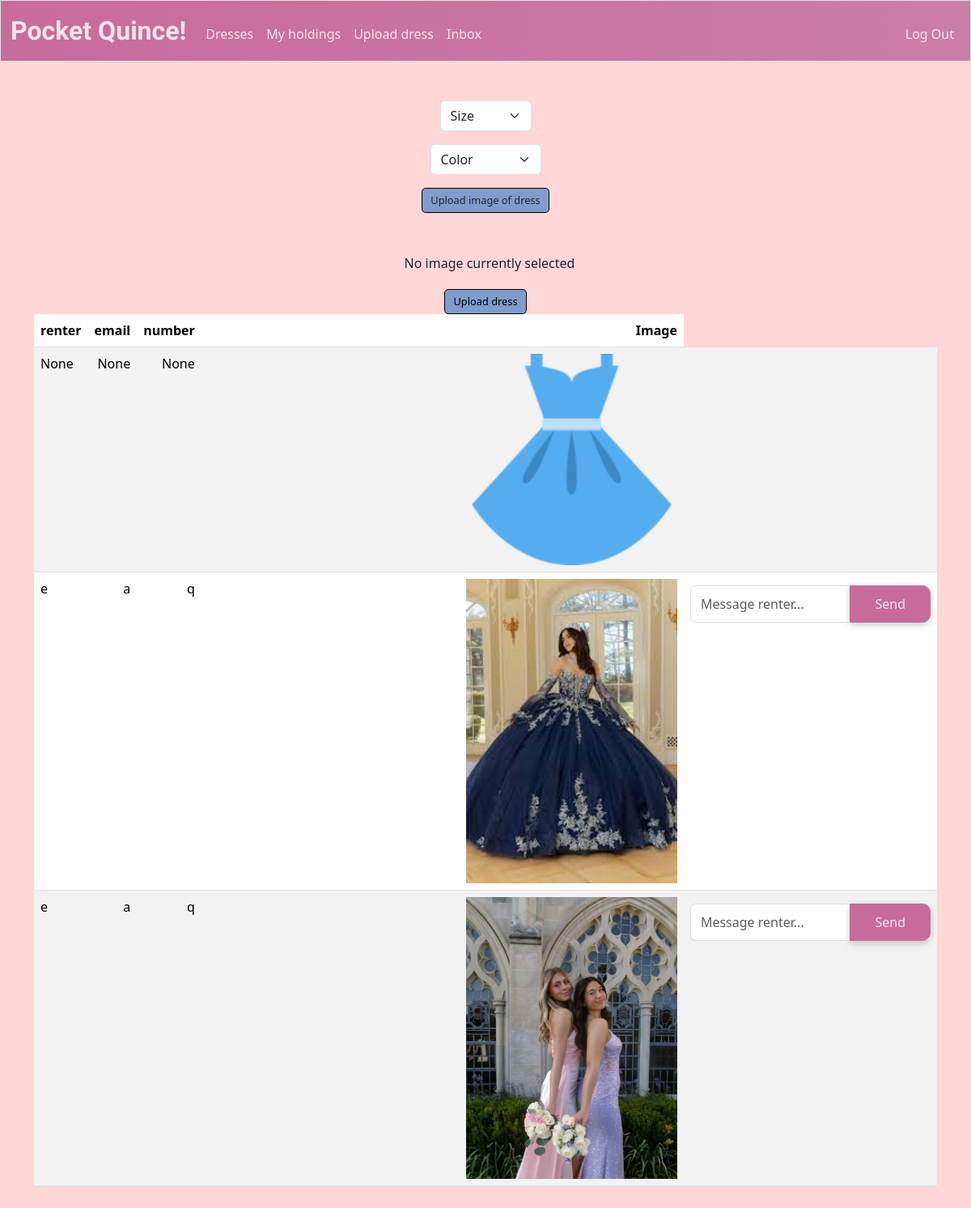
Page /upload (signed in) on the committed database.
### tables this page shows
CREATE TABLE dresses (
    id INTEGER PRIMARY KEY AUTOINCREMENT,
    size TEXT NOT NULL,
    color TEXT NOT NULL,
    owner INTEGER NOT NULL,
    image_url TEXT,
    time_posted TEXT NOT NULL DEFAULT CURRENT_TIMESTAMP,
    FOREIGN KEY (owner) REFERENCES users(id)
);

### app.py (the view)
@app.route("/upload", methods=["GET", "POST"])
@login_required
def upload():
    if request.method == "POST":
        db = get_db()
        size = request.form.get("size")
        if not size:
            return apology("Must input size")
        color = request.form.get("color")
        if not color:
            return apology("Must input color")
        image = request.files.get("dressImage")
        if not image:
            return apology("Must upload dress image")
        cur = db.execute(
            "INSERT INTO dresses (size, color, owner) VALUES (?,?,?)",
            (size, color, session["user_id"]),
        )
        db.commit()
        dress_id = cur.lastrowid
        root, ext = os.path.splitext(secure_filename(image.filename))
        filename = f"{dress_id}{ext}"
        filepath = os.path.join(app.config["UPLOAD_FOLDER"], filename)
        image.save(filepath)
        image_url = url_for("static", filename=f"uploads/{filename}")
        db.execute(
            "UPDATE dresses SET image_url = ? WHERE id = ?",
            (image_url, dress_id),
        )
        db.commit()
        return render_template("test.html", image_url=image_url)# test displaying the image
    else:
        db = get_db()
        dressesBuffer = db.execute("SELECT * FROM dresses WHERE owner = ?", (session["user_id"],)).fetchall()
        dresses = []
        for dress in dressesBuffer:
            dress = dict(dress)  # Convert Row object to dictionary not readonly to allow changes
            renter = db.execute("SELECT users.id as renter_id,users.username, users.email, users.phone FROM users JOIN holdings ON users.id = holdings.user_id WHERE holdings.dress_id = ? AND holdings.rent_end IS NULL", (dress["id"],)).fetchone()
            if renter:
                dress["renter_id"] = renter["renter_id"]
                dress["renter"] = renter["username"]
                dress["renter_email"] = renter["email"]
                dress["renter_phone"] = renter["phone"]
            else:
                dress["renter_id"] = None
                dress["renter"] = None
                dress["renter_email"] = None
                dress["renter_phone"] = None
            dresses.append(dress)
        return render_template("upload.html", dresses=dresses)

### app.py (called while the page is built)
def get_db():
    if "db" not in g:
        g.db = sqlite3.connect(DATABASE)
        g.db.row_factory = sqlite3.Row # Enable dictionary-like row access
    return g.db

@app.after_request
def after_request(response):
    response.headers["Cache-Control"] = "no-cache, no-store, must-revalidate"
    response.headers["Expires"] = 0
    response.headers["Pragma"] = "no-cache"
    return response

### help.py (called while the page is built)
def login_required(f):
    @wraps(f)
    def decorated_function(*args, **kwargs):
        if session.get("user_id") is None:
            return redirect("/login")
        return f(*args, **kwargs)
    return decorated_function

### templates/upload.html (shortened to what this page needs)
{% extends "layout.html" %}
{% block main %}
    <form action="/upload" method="post" enctype="multipart/form-data">
        <div class = "mb-3">
            <select class="form-select mx-auto w-auto" name="size" required>
                <option value="" selected="">Size</option>
            </select>
        </div>
        <div class = "mb-3">
            <select class="form-select mx-auto w-auto" name="color" required>
                <option value="" selected="">Color</option>
            </select>
        </div>
         <label for="image_uploads">Upload image of dress</label>
         <div class = "mb-3">
        </div>
        <div class = "preview">
            <p>No image currently selected</p>
        </div>
        <button type="submit">Upload dress</button>
    </form>
    <table class = "table table-striped">
        <thead>
            <tr>
                <th class = "text-start">renter</th>
                <th class = "text-end">email</th>
                <th class = "text-end">number</th>
                <th class = "text-end">Image</th>
            </tr>
        </thead>
        <tbody>
            {% for dress in dresses %}
                <tr>
                    <td class = "text-start"> {{ dress["renter"] }}</td>
                    <td class = "text-end"> {{ dress["renter_email"]}}</td>
                    <td class = "text-end"> {{ dress["renter_phone"]}}</td>
                    <td class = "text-end"> <img src = "{{ dress['image_url'] }}" ></td>
                    <td>
                        {% if dress.renter_id %}
                            <form action="/messages" method="post" class="mt-2">
                                <div class="input-group">
                                    <input type="text" name="body" class="form-control" placeholder="Message renter..." required>
                                    <button type="submit" class="btn btn-primary btn-sm">Send</button>
                                </div>
                            </form>
                        {% endif %}
                    </td>
                </tr>
            {% endfor %}
        </tbody>
    </table>
{% endblock %}

### templates/layout.html (shortened to what this page needs)
<!DOCTYPE html>
<html lang="en">
    <head>
        <link href="https://cdn.jsdelivr.net/npm/bootstrap@5.3.3/dist/css/bootstrap.min.css" rel="stylesheet">
        <link href="{{ url_for('static', filename='style.css') }}" rel="stylesheet">
    </head>
    <body>
        <nav class=" border navbar navbar-expand-md">
            <div class="container-fluid">
                <a id = "navTitle" class="navbar-brand imperial"  href="/"><span>Pocket Quince!</span></a>
                <div class="collapse navbar-collapse" id="navbar">
                    {% if session["user_id"] %}
                        <ul class="navbar-nav me-auto mt-2">
                            <li class="nav-item"><a class="nav-link" href="/catalog">Dresses</a></li>
                            <li class="nav-item"><a class="nav-link" href="/holdings">My holdings</a></li>
                            <li class="nav-item"><a class="nav-link" href="/upload">Upload dress</a></li>
                            <li class="nav-item"><a class="nav-link" href="/messages">Inbox</a></li>
                        </ul>
                        <ul class="navbar-nav ms-auto mt-2">
                            <li class="nav-item"><a class="nav-link" href="/logout">Log Out</a></li>
                        </ul>
                    {% else %}
                        <ul class="navbar-nav ms-auto mt-2">
                            <li class="nav-item"><a class="nav-link" href="/register">Register</a></li>
                            <li class="nav-item"><a class="nav-link" href="/login">Log In</a></li>
                        </ul>
                    {% endif %}
                </div>
            </div>
        </nav>
        <main class="container py-5 text-center">
            {% block main %}{% endblock %}
        </main>
    </body>
</html>

### static/style.css (style rules this page uses)
body { background-color: #FFD7D7; }
.imperial { font-family: 'Imperial Script', cursive; font-weight: 700; font-size: 450%; color: #3B2F2F; }
.btn-primary { background-color: #C76B9B; color: #F9E3EC; border-color: #C76B9B; font-size: 1rem; border-radius: 10px; padding: 10px 30px; box-shadow: 0px 3px 8px rgba(0, 0, 0, 0.2); }
#navTitle { color: #F9E3EC; }
.nav-link { color: #F9E3EC; }
nav .navbar-brand { font-size: xx-large; }
.navbar { background: linear-gradient(to right, #C76B9B, #cb7ea6) }
.table { --bs-table-color-type: initial; --bs-table-bg-type: initial; --bs-table-color-state: initial; --bs-table-bg-state: initial; --bs-table-color: var(--bs-emphasis-color); --bs-table-bg: var(--bs-body-bg); --bs-table-border-color: var(--bs-border-color); --bs-table-accent-bg: transparent; --bs-table-striped-color: var(--bs-emphasis-color); --bs-table-striped-bg: rgba(var(--bs-emphasis-color-rgb), 0.05); --bs-table-active-color: var(--bs-emphasis-color); --bs-table-active-bg: rgba(var(--bs-emphasis-color-rgb), 0.1); --bs-table-hover-color: var(--bs-emphasis-color); --bs-table-hover-bg: rgba(var(--bs-emphasis-color-rgb), 0.075); width: 100%; margin-bottom: 1rem; vertical-align: top; border-color: var(--bs-table-border-color); }
form p { line-height: 32px; padding-left: 10px; }
form label, form button { background-color: #7f9ccb; padding: 5px 10px; border-radius: 5px; border: 1px ridge black; font-size: 0.8rem; height: auto; }
table img { height: 45%; width: 45%; order: 1; }

### rows in the picture
dresses: renter "None", renter_email "None", renter_phone "None", image_url (picture)
dresses: renter "e", renter_email "a", renter_phone "q", image_url (picture)
dresses: renter "e", renter_email "a", renter_phone "q", image_url (picture)
